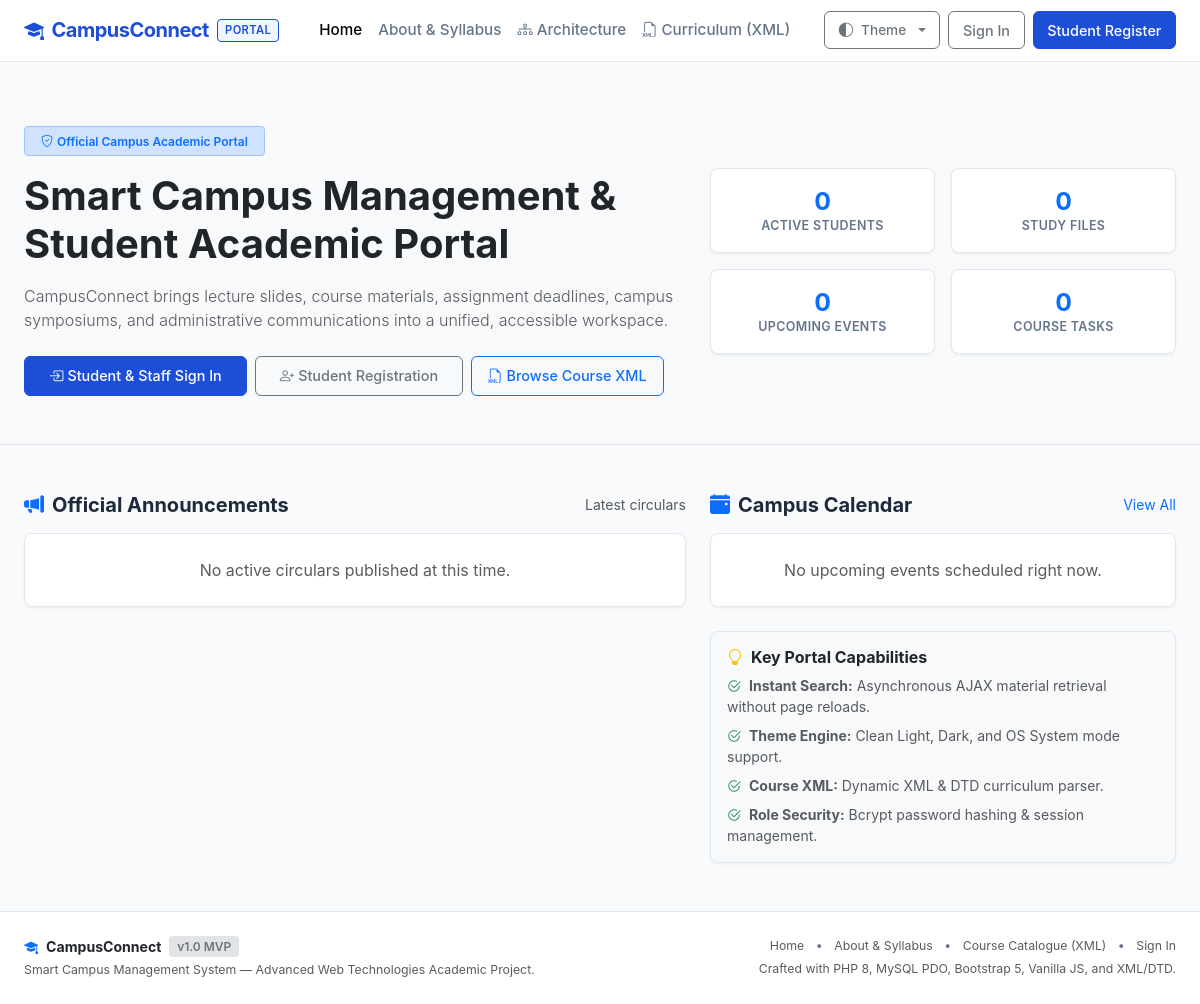
The app's page /, older data.
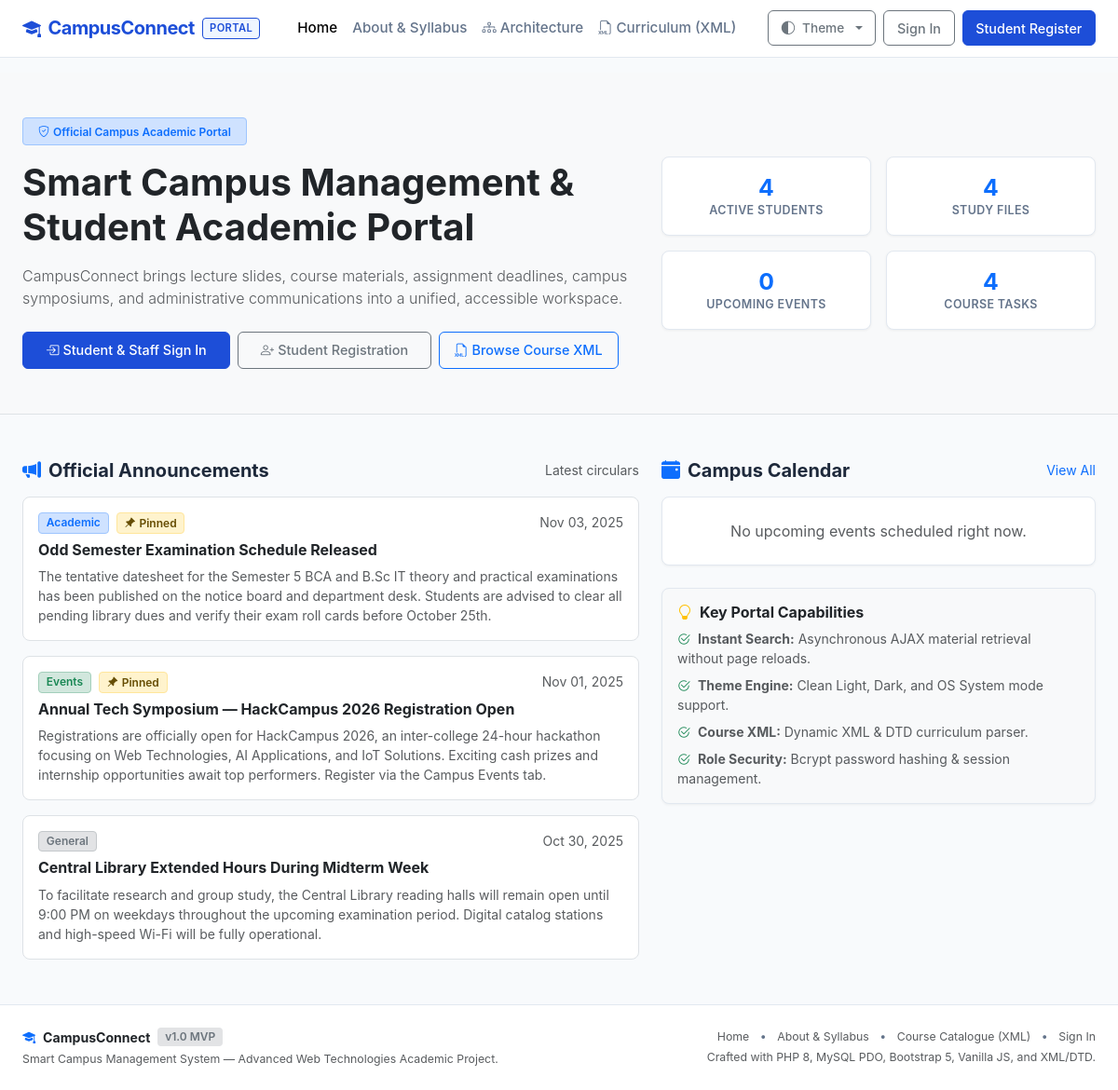
The same page, newer data.
### tables this page shows
CREATE TABLE `announcements` (
  `id` INT AUTO_INCREMENT PRIMARY KEY,
  `title` VARCHAR(200) NOT NULL,
  `content` TEXT NOT NULL,
  `category` VARCHAR(50) NOT NULL DEFAULT 'General',
  `is_pinned` TINYINT(1) NOT NULL DEFAULT 0,
  `created_by` INT NOT NULL,
  `created_at` TIMESTAMP DEFAULT CURRENT_TIMESTAMP,
  `updated_at` TIMESTAMP DEFAULT CURRENT_TIMESTAMP ON UPDATE CURRENT_TIMESTAMP,
  FOREIGN KEY (`created_by`) REFERENCES `users`(`id`) ON DELETE CASCADE,
  INDEX `idx_announcements_created` (`created_at`),
  INDEX `idx_announcements_pinned` (`is_pinned`)
);

### includes/functions.php (called while the page is built, shortened)
<?php
function e(?string $string): string {
    return htmlspecialchars($string, ENT_QUOTES | ENT_SUBSTITUTE, 'UTF-8');
}
function time_ago(?string $dateTimeStr): string {
    $timestamp = strtotime($dateTimeStr);
    $diff = time() - $timestamp;
    return date('M d, Y', $timestamp);
}
function category_badge_class(string $cat): string {
    return match (strtolower(trim($cat))) {
        'academic'    => 'bg-primary-subtle text-primary border border-primary-subtle',
        'events'      => 'bg-success-subtle text-success border border-success-subtle',
        'general'     => 'bg-secondary-subtle text-secondary border border-secondary-subtle',
        'facilities'  => 'bg-warning-subtle text-warning-emphasis border border-warning-subtle',
        'technical'   => 'bg-info-subtle text-info-emphasis border border-info-subtle',
        'competition' => 'bg-danger-subtle text-danger border border-danger-subtle',
        default       => 'bg-light text-dark border',
    };
}

### index.php (the view, shortened to what the rows shown need)
<?php
require_once __DIR__ . '/includes/functions.php';
$recentAnnouncements = [];
try {
    $pdo = get_db_connection();
    $stmtAnn = $pdo->query("SELECT id, title, content, category, is_pinned, created_at FROM announcements ORDER BY is_pinned DESC, created_at DESC LIMIT 3");
    $recentAnnouncements = $stmtAnn->fetchAll();
} catch (Exception $e) {
    error_log('Database query error on index.php: ' . $e->getMessage());
}
require_once __DIR__ . '/includes/header.php';
?>
<section class="py-5 bg-body-tertiary border-bottom">
  <div class="container-fluid px-3 px-lg-4">
    <div class="row align-items-center g-4">
      <div class="col-lg-7">
        <h1 class="display-6 fw-bold text-body mb-3">
          Smart Campus Management & Student Academic Portal
        </h1>
      </div>
    </div>
  </div>
</section>
<div class="container-fluid px-3 px-lg-4 py-5">
  <div class="row g-4">
    <div class="col-lg-7">
      <?php if (empty($recentAnnouncements)): ?>
        <div class="card card-custom p-4 text-center text-muted">
          <p class="mb-0">No active circulars published at this time.</p>
        </div>
      <?php else: ?>
        <div class="d-flex flex-column gap-3">
          <?php foreach ($recentAnnouncements as $ann): ?>
            <div class="card card-custom shadow-none border">
              <div class="card-body p-3">
                <div class="d-flex justify-content-between align-items-start mb-2">
                  <div class="d-flex align-items-center gap-2 flex-wrap">
                    <span class="badge <?= category_badge_class($ann['category']) ?>"><?= e($ann['category']) ?></span>
                    <?php if ($ann['is_pinned']): ?>
                      <span class="badge bg-warning-subtle text-warning-emphasis border border-warning-subtle">
                        <i class="bi bi-pin-angle-fill me-1"></i>Pinned
                      </span>
                    <?php endif; ?>
                  </div>
                  <small class="text-muted"><?= time_ago($ann['created_at']) ?></small>
                </div>
                <h6 class="card-title fw-bold text-body mb-2"><?= e($ann['title']) ?></h6>
                <p class="card-text text-muted small mb-0"><?= nl2br(e($ann['content'])) ?></p>
              </div>
            </div>
          <?php endforeach; ?>
        </div>
      <?php endif; ?>
    </div>
  </div>
</div>
<?php require_once __DIR__ . '/includes/footer.php'; ?>

Row changes from the older to the newer data that the page shows:
added announcements: category "Academic", is_pinned 1 (drawn), created_at "Nov 03, 2025", title "Odd Semester Examination Schedule Released", content "The tentative datesheet for the Semester 5 BCA and B.Sc IT theory and practical examinations has been published on the notice board and department desk. Students are advised to clear all pending library dues and verify their exam roll cards before October 25th."
added announcements: category "Events", is_pinned 1 (drawn), created_at "Nov 01, 2025", title "Annual Tech Symposium — HackCampus 2026 Registration Open", content "Registrations are officially open for HackCampus 2026, an inter-college 24-hour hackathon focusing on Web Technologies, AI Applications, and IoT Solutions. Exciting cash prizes and internship opportunities await top performers. Register via the Campus Events tab."
added announcements: category "General", created_at "Oct 30, 2025", title "Central Library Extended Hours During Midterm Week", content "To facilitate research and group study, the Central Library reading halls will remain open until 9:00 PM on weekdays throughout the upcoming examination period. Digital catalog stations and high-speed Wi-Fi will be fully operational."
Text that changed along with them:
$stats['students']: "0" → "4"
$stats['resources']: "0" → "4"
$stats['assignments']: "0" → "4"
text no longer shown: "No active circulars published at this time."
